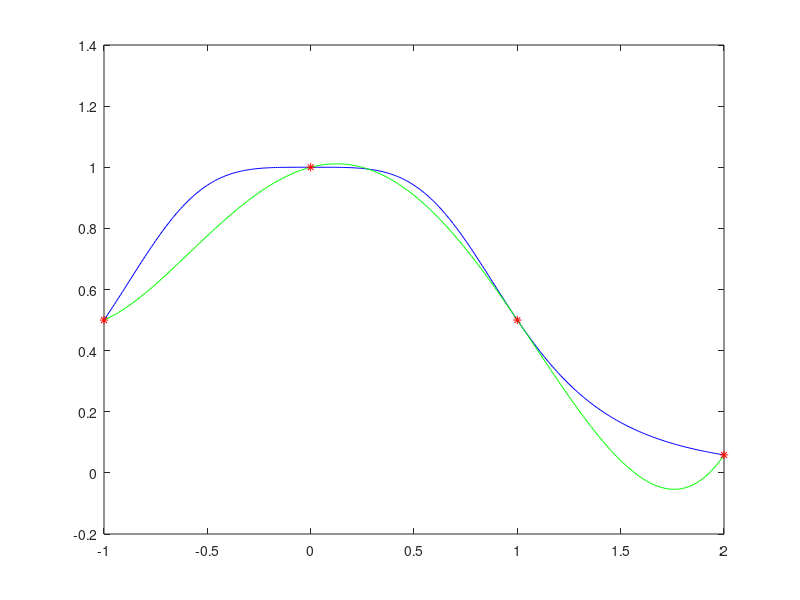
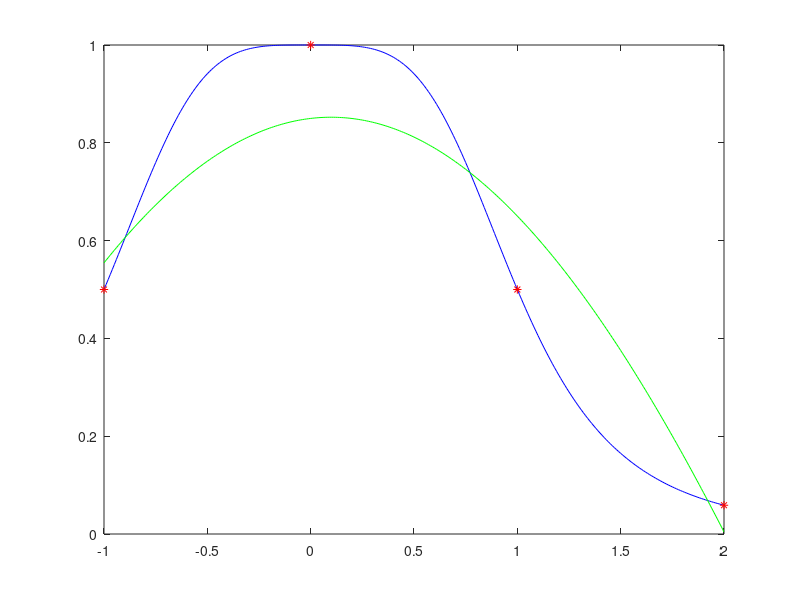

Reproduce these figures in MATLAB, in order.
clc, clear;
% Examen computacional 2 23/11/2023
%DATOS TODO EL EJERCICIO
xk=[-1,0,1,2]';
yi=1./(1+xk.^4);
xx=-1:0.01:2;
%1

%Interpolar la funcion en los nodos mediante la combinacion lineal i(x) de 
%las funciones (1,x,cosx/2,s^x)
H=[xk.^0,xk.^1,cos(xk./2),exp(xk)];
b=yi;
c=H\b;
%Dibujar figura en la izquierda la grafica de f(x junto con la funcion
%interpolada i, en el soporte xx y los puntos de interpolación
i = c(1).*xx.^0 + c(2).*xx.^1 + c(3).*cos(xx./2) + c(4).*exp(xx);
fxx=1./(1+xx.^4);

subplot(1,2,1);
plot(xx,fxx,'g',xx,i,'b',xk,yi,'r*')
%Calcular error de interpolacion f(x)-i(x) en los puntos xx, calcular error
%maximo de interpolación dibujar a la derecha la grafica con el error y los
%puntos máximos 
E=abs(fxx-i);
[maxerr,pos]=max(E); % Te dira el maxerr(error máximo) y su posicion
a = xx(pos); % para pintar la posicion en xx
subplot(1,2,2);
plot(xx,E,'k',a,maxerr,'r*');

%2 Interpolar mediante un polinomio de grado minimo i2 que ademas verifica
%i'(1)= 1 , dibujar la funcion f(x con i2(x y los puntos de interpolación  
% 5(4+derivada) datos luego el polinomio de grado minimo es de grado 4
% p(x) = a +bx + cx^2 + dx^3 + ex^4;
% p'(x) = b + 2cx + 3dx^2 + 4ex^3;
% p'(1) = b +2c + 3d + 4e = -1
% b = -(1+2c+3d+4e);
% p(x) = a -x(1+2c+3d+4e) + cx^2 + dx^3 + ex^4;
% p(x) = -x + a + cx(x-2) + dx(x^2-3) + ex(x^3-4);
% p(x) + x = a + cx(x-2) + dx(x^2-3) + ex(x^3-4);
H2 = [xk.^0,xk.*(xk-2),xk.*(xk.^2-3),xk.*(xk.^3-4)]; %el x^1 ya lo sabes, no poner en H pones directamente en i2
b2=yi+xk.^1; %(el x^1 se te queda solo, ya sabes su valor)
c2=H2\b2;
i2 = c2(1).*xx.^0 - xx + c2(2).*xx.*(xx-2) + c2(3).*xx.*(xx.^2-3) +c2(4).*xx.*(xx.^3-4);
figure(1);clf;
plot(xx,fxx,'b',xx,i2,'g',xk,yi,'r*')


%3 Aproximar en sentido de mínimos cuadrados la funcion f(x en los nodods
%xk mediante una funcion i3 combinacion lineal de las funciones(1,cos x/2, senx/2)
%dibujar i3 con fxx y los nodods
%Dar la matriz del sistema sobredeterminado y la matriz de las ecuaciones
%normales
%Matriz sistema sobre determinado
H3 = [xk.^0,cos(xk./2),sin(xk./2)]
%Matriz ecuaciones normales
HN=H3'*H3 % Esto te lo hace solo matlab, pero como piden 2 matrices lo ponemos
          % siempre que haya que aproximar por minimos cuadrados 
% Se puede hacer de las dos maneras da igual
%Manera 1
b3= yi;
c3 = H3\b3;
%Manera 2 (minimos cuadrados, segun christian)
bN= H3'*b3;
cN=HN\bN;
i3 = c3(1).*xx.^0 + c3(2).*cos(xx./2) + c3(3).*sin(xx./2);
figure(2);clf;
plot(xx,fxx,'b',xx,i3,'g',xk,yi,'r*')


%Calcular el vector residuos y el error = sum r2, en que nodos se alcanza
%el maximo residuo ?
%Comandos y volcado para calcular el residuo y el Error.

r = abs(H3*c3-yi) % El maximo residuo se alcanza en el 0 y en el 1.
Error=sum(r.^2) % 0.0510




